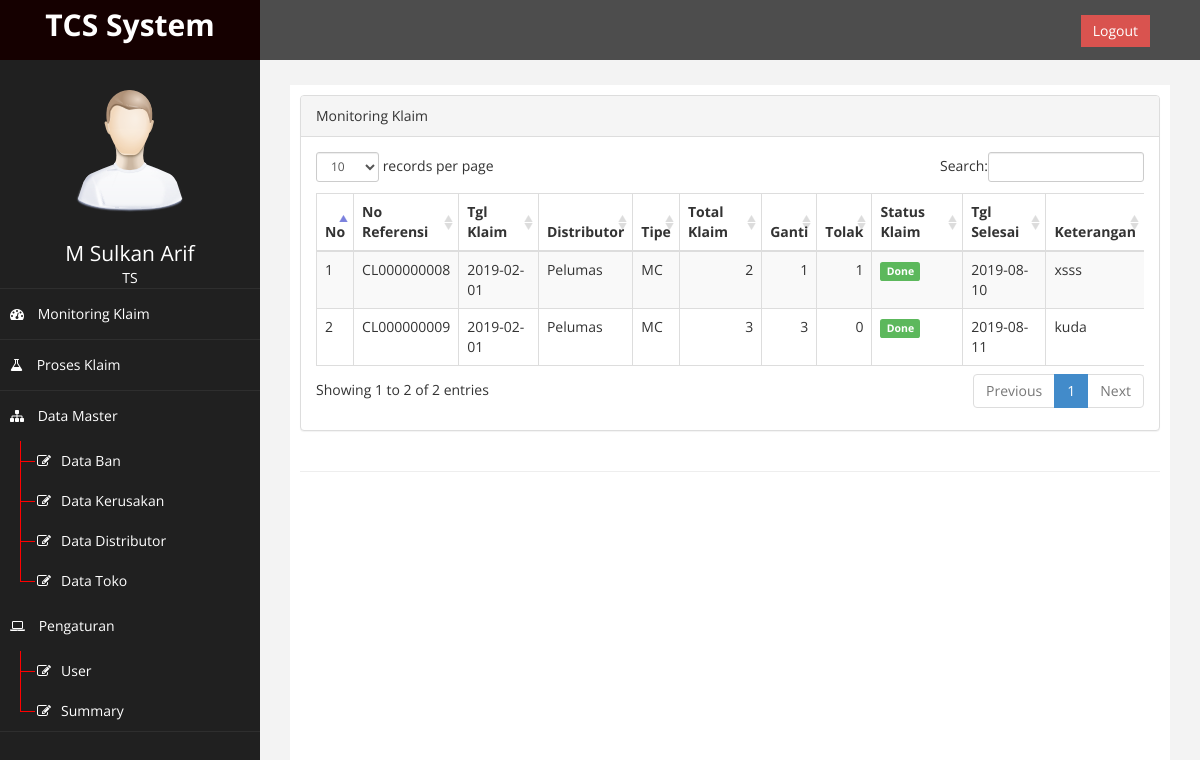
/ (signed in), run on an earlier commit of the app's database.
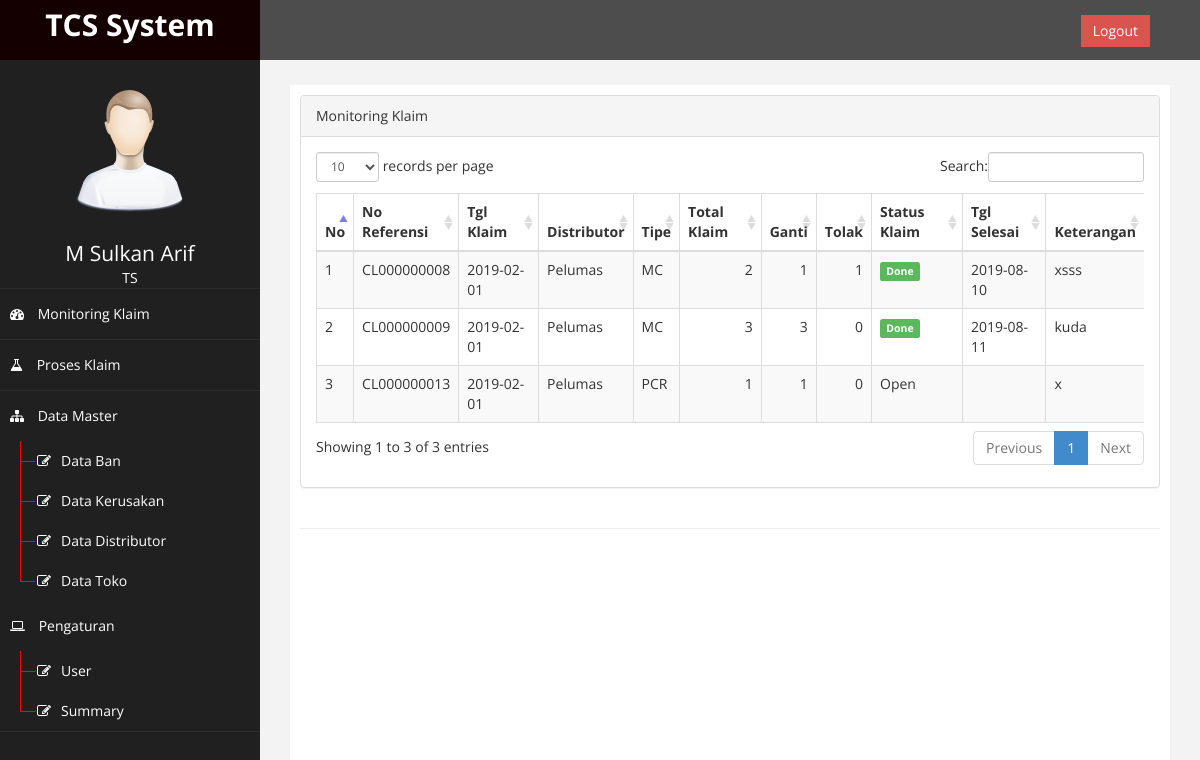
And on a later commit of the database.
### tables this page shows
CREATE TABLE `db_klaim_detail` (
  `id_klaim_detail` int(11) NOT NULL AUTO_INCREMENT,
  `id_klaim` int(11) NOT NULL,
  `id_ban` int(11) DEFAULT NULL,
  `id_toko` int(11) DEFAULT NULL,
  `keterangan` text,
  `id_kerusakan` int(11) DEFAULT NULL,
  `sisa_alur` decimal(8,1) DEFAULT NULL,
  PRIMARY KEY (`id_klaim_detail`),
  KEY `FK_db_klaim_detail_db_klaim` (`id_klaim`),
  KEY `FK_db_klaim_detail_db_ban` (`id_ban`),
  KEY `FK_db_klaim_detail_db_toko` (`id_toko`),
  KEY `FK_db_klaim_detail_db_kerusakan` (`id_kerusakan`),
  CONSTRAINT `FK_db_klaim_detail_db_ban` FOREIGN KEY (`id_ban`) REFERENCES `db_ban` (`id`),
  CONSTRAINT `FK_db_klaim_detail_db_kerusakan` FOREIGN KEY (`id_kerusakan`) REFERENCES `db_kerusakan` (`id_kerusakan`),
  CONSTRAINT `FK_db_klaim_detail_db_klaim` FOREIGN KEY (`id_klaim`) REFERENCES `db_klaim` (`id_klaim`),
  CONSTRAINT `FK_db_klaim_detail_db_toko` FOREIGN KEY (`id_toko`) REFERENCES `db_toko` (`id_toko`)
);

### config.php (called while the page is built, shortened)
<?php
$page = $_GET['page'];

### page/monitoring/monitoring.php (the view)
<?php
$klaim = [];
$sql = " SELECT kl.*,dis.kode_distributor,dis.nama_distributor from
(SELECT d.*,h.no_klaim,b.kode,b.ukuran,b.grup,b.alur_ban,k.kode_kerusakan,k.nama_kerusakan,k.sebab,k.disposisi,t.kode_toko,t.nama_toko,h.`status`,
sum(if(k.disposisi = 'Tolak',1,0)) AS tolak, sum(if(k.disposisi = 'Ganti',1,0)) AS ganti,h.tgl_klaim,if(h.`status` = 'Done',DATE(tgl_selesai),'') AS tgl_selesai,h.id_distributor,count(d.id_klaim_detail) as total_klaim
FROM db_klaim_detail d
JOIN db_klaim h ON d.id_klaim = h.id_klaim
JOIN db_ban b ON d.id_ban = b.id
JOIN db_kerusakan k ON d.id_kerusakan = k.id_kerusakan
JOIN db_toko t ON d.id_toko = t.id_toko
GROUP BY h.no_klaim) AS kl
JOIN db_distributor dis ON kl.id_distributor = dis.id_distributor ";
$query = mysqli_query($conn, $sql);
$no = 1;
while ($row = mysqli_fetch_assoc($query)) {
    $row['no'] = $no;
    $klaim[] = $row;
    $no++;
}
?>
<div class="panel panel-default">
    <div class="panel-heading">
        Monitoring Klaim
    </div>
    <div class="panel-body">
        <div class="table-responsive">
            <table class="table table-striped table-bordered table-hover" id="dataTables-example">
                <thead>
                    <tr>
                        <th>No</th>
                        <th>No Referensi</th>
                        <th>Tgl Klaim</th>
                        <th>Distributor</th>
                        <th>Tipe</th>
                        <th>Total Klaim</th>
                        <th>Ganti</th>
                        <th>Tolak</th>
                        <th>Status Klaim</th>
                        <th>Tgl Selesai</th>
                        <th>Keterangan</th>
                    </tr>
                </thead>
                <tbody>
                    <?php
                    foreach ($klaim as $key => $v) : ?>
                        <tr>
                            <td><?= $v['no'] ?></td>
                            <td><?= $v['no_klaim'] ?></td>
                            <td><?= $v['tgl_klaim'] ?></td>
                            <td><?= $v['nama_distributor'] ?></td>
                            <td><?= $v['grup'] ?></td>
                            <td class="text-right"><?= $v['total_klaim'] ?></td>
                            <td class="text-right"><?= $v['ganti'] ?></td>
                            <td class="text-right"><?= $v['tolak'] ?></td>
                            <td class=""><span class="<?= $v['status'] == 'Done' ? 'label label-success' : '' ?>"><?= $v['status'] ?></span></td>
                            <td class=""><span class="">
                                    <?= $v['status'] == 'Done' ? date('Y-m-d', strtotime($v['tgl_selesai'])) : '' ?>
                                </span></td>
                            <td data-toggle="tooltip" title="<?= $v['keterangan'] ?>"><?= strlen($v['keterangan']) >= 30 ? substr($v['keterangan'], 0, 30) . '...' : $v['keterangan'] ?></td>
                        </tr>
                    <?php endforeach; ?>
                </tbody>
            </table>
        </div>
    </div>
</div>

### index.php (shortened to what this page needs)
<?php
require_once 'config.php';
?>
<!DOCTYPE html>
<html xmlns="http://www.w3.org/1999/xhtml">
<head>
    <link href="assets/css/bootstrap.css" rel="stylesheet" />
    <link href="assets/css/font-awesome.css" rel="stylesheet" />
    <link href="assets/css/custom.css" rel="stylesheet" />
    <link href="assets/js/dataTables/dataTables.bootstrap.css" rel="stylesheet" />
</head>
<body>
    <?php
    if (isset($_SESSION['username'])) {
        require_once 'dashboard.php';
    } else {
        require_once 'login.php';
    }
    ?>
</body>
</html>

### dashboard.php (shortened to what this page needs)
<div id="wrapper">
    <nav class="navbar navbar-default navbar-cls-top " role="navigation" style="margin-bottom: 0">
        <div class="navbar-header">
            <a class="navbar-brand" href="index.php">TCS System</a>
        </div>
        <div style="color: white;
padding: 15px 50px 5px 50px;
float: right;
font-size: 16px;">&nbsp; <a href="function.php?type=logout" class="btn btn-danger square-btn-adjust">Logout</a> </div>
    </nav>
    <nav class="navbar-default navbar-side" role="navigation">
        <div class="sidebar-collapse">
            <ul class="nav" id="main-menu">
                <li class="text-center">
                    <img src="assets/img/find_user.png" class="user-image img-responsive" />
                    <span style="color:white;font-weight;bold;font-size:1.5em;"><?= ucwords($_SESSION['nama']) ?></span>
                    <br>
                    <span style="color:white;font-weight;bold;font-size:1em;"><?= $_SESSION['akses'] ?></span>
                </li>
                <li>
                    <a href="index.php"><i class="fa fa-dashboard"></i> Monitoring Klaim</a>
                </li>
                <li>
                    <a href="?page=klaim"><i class="fa fa-flask"></i> Proses Klaim</a>
                </li>
                <?php if($_SESSION['akses'] == 'TS') : ?>
                <li <?php if ($page == "ban" || $page == "kerusakan" || $page == "distributor" || $page == "toko" || $page == "karyawan") {
                        echo 'class="active"';
                    }
                    ?>>
                    <a href="#"><i class="fa fa-sitemap"></i> Data Master</a>
                    <ul class="nav nav-second-level">
                        <li>
                            <a href="?page=ban"><i class="fa fa-edit fa-1x"></i>Data Ban</a>
                        </li>
                        <li>
                            <a href="?page=kerusakan"><i class="fa fa-edit fa-1x"></i>Data Kerusakan</a>
                        </li>
                        <li>
                            <a href="?page=distributor"><i class="fa fa-edit fa-1x"></i>Data Distributor</a>
                        </li>
                        <li>
                            <a href="?page=toko"><i class="fa fa-edit fa-1x"></i>Data Toko</a>
                        </li>
                    </ul>
                    <a href="#"><i class="fa fa-laptop"></i> Pengaturan </a>
                    <ul class="nav nav-second-level">
                        <li>
                            <a href="?page=user"><i class="fa fa-edit fa-1x"></i>User</a>
                        </li>
                        <li>
                            <a href="?page=summary"><i class="fa fa-edit fa-1x"></i>Summary</a>
                        </li>
                    </ul>
                </li>
                <?php endif ?>
            </ul>
        </div>
    </nav>
    <div id="page-wrapper">
        <div id="page-inner">
            <div class="row">
                <div class="col-md-12">
                    <?php
                    if ($page == "pengaturan") {
                        if ($aksi == "") {
                            include 'page/pengaturan/pengaturan.php';
                        }
                    } else if ($page == "karyawan") {
                        if ($aksi == "") {
                            include 'page/master/karyawan/karyawan.php';
                        }
                    } else if ($page == "user") {
                        if ($aksi == "") {
                            include 'page/setting/user/user.php';
                        } elseif ($aksi == "edit" || $aksi == "tambah") {
                            include 'page/setting/user/edit.php';
                        }
                    } else if ($page == "summary") {
                        if ($aksi == "") {
                            include 'page/pengaturan/summary.php';
                        }
                    } else {
                        include 'page/monitoring/monitoring.php';
                    }
                    ?>
                </div>
            </div>
            <hr />
        </div>
    </div>
</div>

### assets/css/custom.css (style rules this page uses)
body { font-family: 'Open Sans', sans-serif; }
#wrapper { width: 100%; background:#202020; }
#page-wrapper { padding: 15px 15px; min-height: 600px; background:#F3F3F3; }
#page-inner { width:100%; margin:10px 20px 10px 0px; background-color:#fff!important; padding:10px; min-height:1200px; }
.text-center { text-align:center; }
.square-btn-adjust { border: 0px solid transparent; -webkit-border-radius: 0px; -moz-border-radius: 0px; border-radius: 0px; }
.user-image { margin: 25px auto; -webkit-border-radius: 10px; -moz-border-radius: 10px; border-radius: 10px; max-height:170px; max-width:170px; }
.navbar-cls-top .navbar-brand { color: #fff; background: #150000; width: 260px; text-align: center; height: 60px; font-size: 30px; font-weight: 700; }
.nav-second-level li, .nav-third-level li { border-bottom: none !important; }
.nav-second-level li a { padding-left: 37px; }
.sidebar-collapse , .sidebar-collapse .nav { background:none; }
.sidebar-collapse .nav { padding:0; }
.sidebar-collapse .nav > li > a { color:#fff; background:#202020; text-shadow:none; }
.sidebar-collapse > .nav > li > a { padding:15px 10px; }
.sidebar-collapse > .nav > li { border-bottom: 1px solid rgba(107, 108, 109, 0.19); }
.nav-second-level > li > a:before , .nav-third-level > li > a:before { content:""; display:block; position:absolute; left:20px; width:15px; height:1px; background:#ff0000; top:20px; }
.nav-second-level > li > a:after, .nav-third-level > li > a:after { content:""; display:block; position:absolute; left:20px; width:1px; height:100%; background:#ff0000; top:0px; z-index:10; }
.nav-second-level > li:last-child > a:after, .nav-third-level > li:last-child > a:after { height:50%; }
.navbar-side { border:none; background-color: #202020; }
.navbar-cls-top { background:#4D4D4D; border-bottom:none; }
.navbar-default { border:0px solid black; }
.navbar-header { background: #A70303; }
.nav > li > a > i { margin-right:10px; }
@media (min-width:768px) { #page-wrapper { margin: 0 0 0 260px; padding: 15px 30px; min-height: 1200px; } }
@media (min-width:768px) { .navbar-side { z-index: 1; position: absolute; width: 260px; } }
@media (min-width:768px) { .navbar { border-radius: 0px; } }

What changed in the data, as far as the page shows it:
added db_klaim_detail: no "3", no_klaim "CL000000013", tgl_klaim "2019-02-01", nama_distributor "Pelumas", grup "PCR", total_klaim "1", ganti "1", tolak "0", status "Open", keterangan "x"
Also different on the page:
text written by a page script: "records per page Search: Showing 1 to 2 of 2 entries Previous 1 Next" → "records per page Search: Showing 1 to 3 of 3 entries Previous 1 Next"
